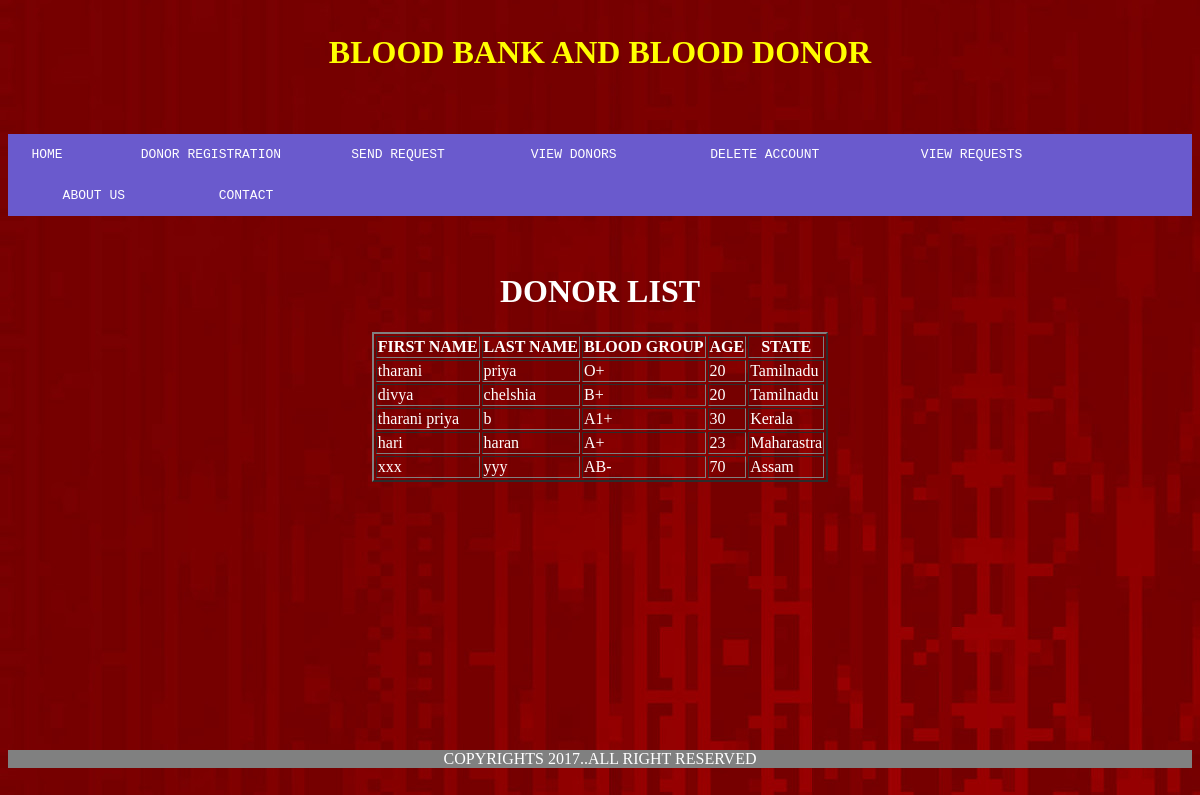
Screenshot of /donorlist.php with the database file from the repository.
### tables this page shows
CREATE TABLE `donor` (
  `fname` varchar(100) NOT NULL,
  `lname` varchar(100) NOT NULL,
  `email` varchar(100) NOT NULL,
  `bloodgroup` varchar(10) NOT NULL,
  `age` int(10) NOT NULL,
  `gender` varchar(10) NOT NULL,
  `phoneno` varchar(100) NOT NULL,
  `address` varchar(100) NOT NULL,
  `city` varchar(100) NOT NULL,
  `state` varchar(100) NOT NULL,
  `pincode` int(6) NOT NULL
);

### donorlist.php (the view, shortened to what this page needs)
<html>
<head>
<link rel="stylesheet" type="text/css" href="style1.css">
</head>
<body background="bb.jpg">
<header><h1>BLOOD BANK AND BLOOD DONOR</h1></header><br><br>
<nav>
<ul>
<li><a href="home.php"><pre>   HOME     </pre>
<li><a href="donor.php"><pre>     DONOR REGISTRATION     </pre>
<li><a href="request.php"><pre>    SEND REQUEST     </pre>
<li><a href="donorlist.php"><pre>      VIEW DONORS        </pre>
<li><a href="delete.php"><pre>    DELETE ACCOUNT        </pre>
<li><a href="requestlist.php"><pre>     VIEW REQUESTS     </pre>
<li><a href="about.php"><pre>       ABOUT US      </pre>
<li><a href="contact.php"><pre>      CONTACT      </pre></a>
</ul>
</nav><br><br>
<CENTER>
<h1>DONOR LIST</H1>
<table  border="2">
<th>FIRST NAME</th>
<th>LAST NAME</th>
<th>BLOOD GROUP</th>
<th>AGE</th>
<th>STATE</th>
<?php
	$link=mysqli_connect("localhost","root","");
	mysqli_select_db($link,"bloodbank");
	$res=mysqli_query($link,"select * from  donor");
	while($row=mysqli_fetch_array($res))
	{
		echo '<tr>';
		echo '<td>'.$row['fname'].'</td>';
		echo '<td>'.$row['lname'].'</td>';
		echo '<td>'.$row['bloodgroup'].'</td>';
		echo '<td>'.$row['age'].'</td>';
		echo '<td>'.$row['state'].'</td>';
		echo '</tr>';
	}
?>
</table>
<br><br><br><br><br><br><br><br><br><br><br><br><br><br>
</center>
<footer><center>
<P>COPYRIGHTS 2017..ALL RIGHT RESERVED</p>
</footer>
</body>
</html>

### style1.css (style rules this page uses)
header { color:yellow; padding:5px; text-align:center; }
nav { border:3px; background-color:SLATEBLUE; }
ul { list-style-type:none; margin:0; padding:0; overflow:hidden; }
li { float:left; }
a { display:block; color:white; text-align:center; text-decoration:none; }
footer { float:bottom; border-top:5px ; background-color:gray; color:white; }

### donorlist.php (style rules this page uses)
body { color:white; }

### rows the page displays
donor: fname "tharani", lname "priya", bloodgroup "O+", age "20", state "Tamilnadu"
donor: fname "divya", lname "chelshia", bloodgroup "B+", age "20", state "Tamilnadu"
donor: fname "tharani priya", lname "b", bloodgroup "A1+", age "30", state "Kerala"
donor: fname "hari", lname "haran", bloodgroup "A+", age "23", state "Maharastra"
donor: fname "xxx", lname "yyy", bloodgroup "AB-", age "70", state "Assam"
